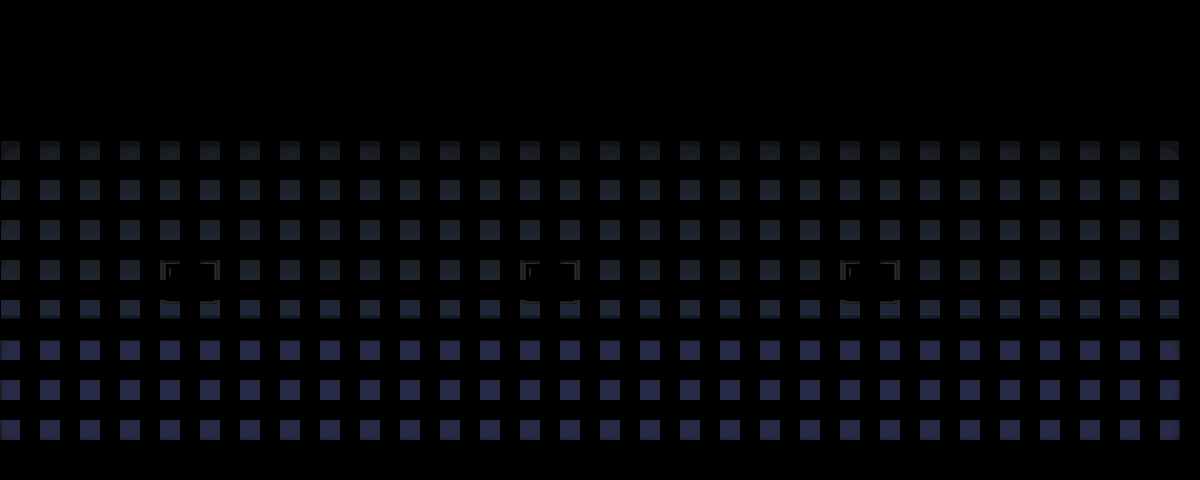

This game map was drawn from its Tiled (.tmx) file and the tilesets committed beside it. A one-line description and the full map source follow:
An orthogonal 30x12 tile map with 40x40 px tiles, 2 tile layers (Tile Layer 1, Tile Layer 2) and 11 objects (3x interactable, transition, script, spawn, entry, ...).

<map version="1.11" tiledversion="1.11.2" orientation="orthogonal" renderorder="right-down" width="30" height="12" tilewidth="40" tileheight="40" infinite="0" nextlayerid="7" nextobjectid="13">
 <editorsettings>
  <export target="room_core_entrance.lua" format="lua" />
 </editorsettings>
 <tileset firstgid="1" source="../tilesets/core.tsx" />
 <layer id="1" name="Tile Layer 1" width="30" height="12">
  <data encoding="csv">
0,0,0,0,0,0,0,0,0,0,0,0,0,0,0,0,0,0,0,0,0,0,0,0,0,0,0,0,0,0,
0,0,0,0,0,0,0,0,0,0,0,0,0,0,0,0,0,0,0,0,0,0,0,0,0,0,0,0,0,0,
0,0,0,0,0,0,0,0,0,0,0,0,0,0,0,0,0,0,0,0,0,0,0,0,0,0,0,0,0,0,
1,2,2,2,2,2,2,2,3,3,3,3,3,3,3,4,4,4,4,4,4,5,5,5,5,5,5,5,5,6,
29,32,32,32,32,32,32,32,32,32,32,32,32,32,32,32,32,32,32,32,32,32,32,32,32,32,32,32,33,34,
29,32,32,32,32,32,32,32,32,32,32,32,32,32,32,32,32,32,32,32,32,32,32,32,32,32,32,32,33,34,
29,32,32,32,32,32,32,32,32,32,32,32,32,32,32,32,32,32,32,32,32,32,32,32,32,32,32,32,33,34,
57,58,58,58,58,58,58,58,58,58,58,58,58,58,58,58,58,58,58,58,58,61,61,61,61,61,61,61,61,62,
85,86,86,86,86,86,86,86,86,86,86,86,86,86,86,86,86,86,86,86,86,86,86,86,86,86,86,86,86,87,
113,114,114,114,114,114,114,114,114,114,114,114,114,114,114,114,114,114,114,114,114,114,114,114,114,114,114,114,114,115,
141,142,142,142,142,142,142,142,142,142,142,142,142,142,142,142,142,142,142,142,142,142,142,142,142,142,142,142,142,143,
0,0,0,0,0,0,0,0,0,0,0,0,0,0,0,0,0,0,0,0,0,0,0,0,0,0,0,0,0,0
</data>
 </layer>
 <layer id="6" name="Tile Layer 2" width="30" height="12">
  <data encoding="csv">
0,0,0,0,0,0,0,0,0,0,0,0,0,0,0,0,0,0,0,0,0,0,0,0,0,0,0,0,0,0,
0,0,0,0,0,0,0,0,0,0,0,0,0,0,0,0,0,0,0,0,0,0,0,0,0,0,0,0,0,0,
0,0,0,0,0,0,0,0,0,0,0,0,0,0,0,0,0,0,0,0,0,0,0,0,0,0,0,0,0,0,
0,0,0,0,0,0,0,0,0,0,0,0,0,0,0,0,0,0,0,0,0,0,0,0,0,0,0,0,0,0,
0,0,0,0,0,0,0,0,0,0,0,0,0,0,0,0,0,0,0,0,0,0,0,0,0,0,0,0,0,0,
0,0,0,0,0,0,0,0,0,0,0,0,0,0,0,0,0,0,0,0,0,0,0,0,0,0,0,0,0,0,
0,0,0,0,200,201,0,0,0,0,0,0,0,200,201,0,0,0,0,0,0,200,201,0,0,0,0,0,0,0,
0,0,0,0,228,229,0,0,0,0,0,0,0,228,229,0,0,0,0,0,0,228,229,0,0,0,0,0,0,0,
0,0,0,0,0,0,0,0,0,0,0,0,0,0,0,0,0,0,0,0,0,0,0,0,0,0,0,0,0,0,
0,0,0,0,0,0,0,0,0,0,0,0,0,0,0,0,0,0,0,0,0,0,0,0,0,0,0,0,0,0,
0,0,0,0,0,0,0,0,0,0,0,0,0,0,0,0,0,0,0,0,0,0,0,0,0,0,0,0,0,0,
0,0,0,0,0,0,0,0,0,0,0,0,0,0,0,0,0,0,0,0,0,0,0,0,0,0,0,0,0,0
</data>
 </layer>
 <objectgroup id="5" name="objects">
  <object id="6" name="interactable" x="840" y="280" width="80" height="40">
   <properties>
    <property name="text" value="* It's broken." />
   </properties>
  </object>
  <object id="7" name="interactable" x="520" y="280" width="80" height="40">
   <properties>
    <property name="text" value="* It's broken." />
   </properties>
  </object>
  <object id="8" name="interactable" x="160" y="280" width="80" height="40">
   <properties>
    <property name="text" value="* It's broken." />
   </properties>
  </object>
  <object id="9" name="transition" x="1200" y="320" width="40" height="120">
   <properties>
    <property name="map" value="room_core_bridge" />
    <property name="marker" value="entry" />
   </properties>
  </object>
  <object id="11" name="script" x="120" y="320" width="40" height="120">
   <properties>
    <property name="cutscene" value="core.susie_entry" />
   </properties>
  </object>
 </objectgroup>
 <objectgroup color="#0000ff" id="2" name="collision" locked="1" tintcolor="#0000ff">
  <object id="1" x="0" y="440" width="1200" height="40" />
  <object id="2" x="0" y="280" width="1200" height="40" />
 </objectgroup>
 <objectgroup color="#5500ff" id="3" name="markers">
  <object id="3" name="spawn" x="80" y="400">
   <point />
  </object>
  <object id="4" name="entry" x="40" y="400">
   <point />
  </object>
  <object id="10" name="exit" x="1160" y="400">
   <point />
  </object>
  <object id="12" name="poi_1" x="280" y="400">
   <point />
  </object>
 </objectgroup>
</map>